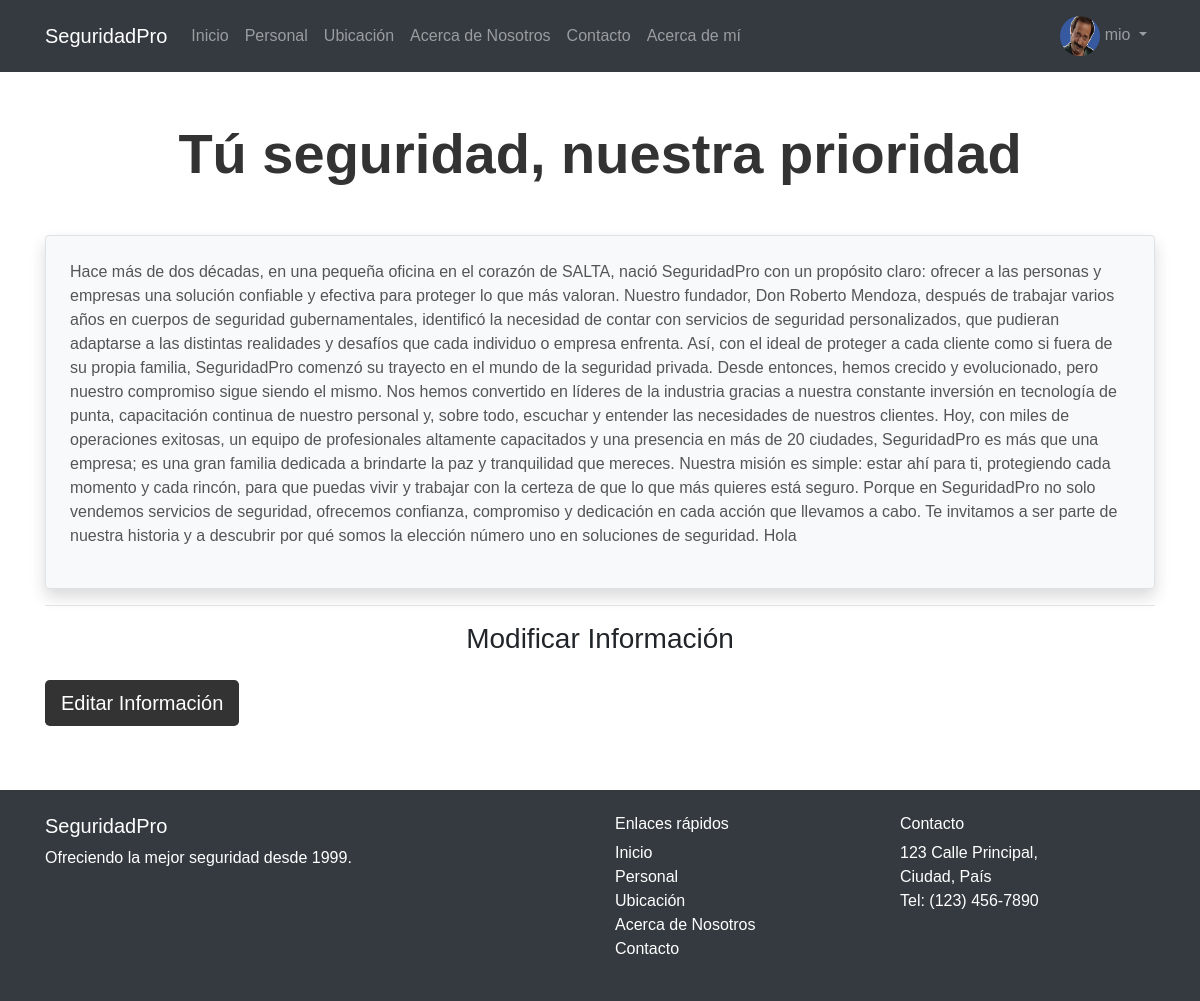
Page /acerca/ (signed in) on the committed database.
### Hunter_App/models.py (models this page shows, shortened)
class CustomUser(AbstractUser):
    avatar = models.ImageField(upload_to='img/avatars/', default='img/avatars/default-avatar.jpg')
    groups = models.ManyToManyField(
        'auth.Group',
        verbose_name=_('groups'),
        blank=True,
        help_text=_('The groups this user belongs to. A user will get all permissions granted to each of their groups.'),
        related_name="customuser_set",
        related_query_name="user",
    )
    user_permissions = models.ManyToManyField(
        'auth.Permission',
        verbose_name=_('user permissions'),
        blank=True,
        help_text=_('Specific permissions for this user.'),
        related_name="customuser_set",
        related_query_name="user",
    )

class AcercaDe(models.Model):
    titulo = models.CharField(max_length=255)
    descripcion = models.TextField()

### Hunter_App/views.py (the view)
# urls.py: path('acerca/', acerca_de_nosotros, name='acerca_de_nosotros'),
def acerca_de_nosotros(request):
    info = AcercaDe.objects.first()
    if request.method == "POST" and request.user.is_authenticated:
        form = AcercaDeForm(request.POST, instance=info)
        if form.is_valid():
            form.save()
            return redirect('acerca_de_nosotros')
    else:
        form = AcercaDeForm(instance=info)
    return render(request, 'acercadenosotros.html', {'info': info, 'form': form})

### Hunter_App/templates/acercadenosotros.html (shortened to what this page needs)
{% extends "base.html" %}
{% block content %}
<div class="container mt-5">
    <h2 class="text-center mb-5 display-4">{{ info.titulo }}</h2>
    <div class="border p-4 rounded bg-light shadow">
        <p class="text-muted fs-5">{{ info.descripcion }}</p>
    </div>
    {% if user.is_authenticated %}
    <hr>
    <h3 class="text-center mb-4">Modificar Información</h3>
    <button type="button" class="btn btn-dark btn-lg mb-3" data-toggle="modal" data-target="#editInfoModal">
        Editar Información
    </button>
    {% endif %}
</div>
{% endblock %}

### Hunter_App/templates/base.html (shortened to what this page needs)
<!DOCTYPE html>
<html lang="en">
<head>
    <link href="https://maxcdn.bootstrapcdn.com/bootstrap/4.5.2/css/bootstrap.min.css" rel="stylesheet">
</head>
<body>
<nav class="navbar navbar-expand-lg navbar-dark bg-dark">
    <div class="container">
        <a class="navbar-brand" href="{% url 'index' %}">SeguridadPro</a>
        <div class="collapse navbar-collapse" id="navbarNav">
            <ul class="navbar-nav me-auto">
                <li class="nav-item">
                    <a class="nav-link" href="{% url 'index' %}">Inicio</a>
                </li>
                <li class="nav-item">
                    <a class="nav-link" href="{% url 'personal_view' %}">Personal</a>
                </li>
                <li class="nav-item">
                    <a class="nav-link" href="{% url 'ubicacion' %}">Ubicación</a>
                </li>
                <li class="nav-item">
                    <a class="nav-link" href="{% url 'acerca_de_nosotros' %}">Acerca de Nosotros</a>
                </li>
                <li class="nav-item">
                    <a class="nav-link" href="{% url 'contact' %}">Contacto</a>
                </li>
                <li class="nav-item">
                    <a class="nav-link" href="{% url 'acercademi' %}">Acerca de mí</a>
                </li>
            </ul>
            <ul class="navbar-nav ml-auto">
                {% if user.is_authenticated %}
                <li class="nav-item dropdown">
                    <a class="nav-link dropdown-toggle" href="#" id="navbarDropdown" role="button"
                       data-toggle="dropdown" aria-expanded="false">
                        <img src="{{ user.avatar.url }}" alt="Avatar de {{ user.username }}"
                             style="width: 40px; height: 40px; border-radius: 50%;">
                        {{ user.username }}
                    </a>
                </li>
                {% else %}
                <li class="nav-item">
                    <a class="nav-link" href="{% url 'login' %}">Login</a>
                </li>
                {% endif %}
            </ul>
        </div>
    </div>
</nav>
{% block content %}{% endblock %}
<footer class="bg-dark text-white py-4 mt-5">
    <div class="container">
        <div class="row">
            <div class="col-md-6">
                <h5>SeguridadPro</h5>
                <p>Ofreciendo la mejor seguridad desde 1999.</p>
            </div>
            <div class="col-md-3">
                <h6>Enlaces rápidos</h6>
                <ul class="list-unstyled">
                    <li><a href="{% url 'index' %}" class="text-white">Inicio</a></li>
                    <li><a href="{% url 'personal_view' %}" class="text-white">Personal</a></li>
                    <li><a href="{% url 'ubicacion' %}" class="text-white">Ubicación</a></li>
                    <li><a href="{% url 'acerca_de_nosotros' %}" class="text-white">Acerca de Nosotros</a></li>
                    <li><a href="{% url 'contact' %}" class="text-white">Contacto</a></li>
                </ul>
            </div>
            <div class="col-md-3">
                <h6>Contacto</h6>
                <address>
                    123 Calle Principal,<br>
                    Ciudad, País<br>
                    Tel: (123) 456-7890
                </address>
            </div>
        </div>
    </div>
</footer>
</body>
</html>

### Hunter_App/templates/acercadenosotros.html (style rules this page uses)
.container { font-family: 'Arial', sans-serif; }
.display-4 { font-weight: bold; color: #333; }
.text-muted { color: #555 !important; }
.btn-dark { background-color: #333; border: none; }

### rows in the picture
CustomUser: avatar (picture), username "mio"
AcercaDe: titulo "Tú seguridad, nuestra prioridad", descripcion "Hace más de dos décadas, en una pequeña oficina en el corazón de SALTA, nació SeguridadPro con un propósito claro: ofrecer a las personas y empresas una solución confiable y efectiva para proteger lo que más valoran. Nuestro fundador, Don Roberto Mendoza, después de trabajar varios años en cuerpos de seguridad gubernamentales, identificó la necesidad de contar con servicios de seguridad personalizados, que pudieran adaptarse a las distintas realidades y desafíos que cada individuo o empresa enfrenta. Así, con el ideal de proteger a cada cliente como si fuera de su propia familia, SeguridadPro comenzó su trayecto en el mundo de la seguridad privada. Desde entonces, hemos crecido y…"
